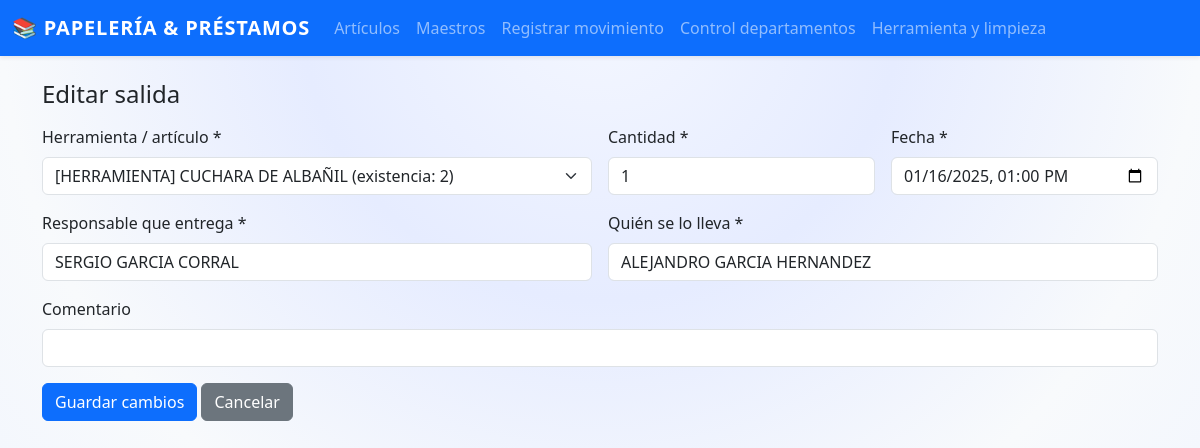
Screenshot of /herramientas-limpieza/salida/1/editar with the database file from the repository.
### app.py (models this page shows, shortened)
class SalidaHerramienta(db.Model):
    id = db.Column(db.Integer, primary_key=True)
    herramienta_id = db.Column(
        db.Integer, db.ForeignKey("herramienta_limpieza.id"), nullable=False
    )
    cantidad = db.Column(db.Integer, default=1, nullable=False)
    responsable = db.Column(db.String(120), nullable=False)
    quien_se_lleva = db.Column(db.String(120), nullable=False)
    fecha_se_llevo = db.Column(db.DateTime, nullable=False)
    comentario = db.Column(db.String(255), nullable=True)
    fecha_registro = db.Column(db.DateTime, default=datetime.utcnow, nullable=False)

### app.py (the view, shortened to what this page needs)
@app.route("/herramientas-limpieza/salida/<int:sid>/editar", methods=["GET", "POST"])
def editar_salida_herramienta(sid):
    salida = SalidaHerramienta.query.get_or_404(sid)
    herramientas = HerramientaLimpieza.query.order_by(
        HerramientaLimpieza.tipo, HerramientaLimpieza.nombre
    ).all()
    fecha_default = salida.fecha_se_llevo.strftime("%Y-%m-%dT%H:%M")
    return render_template(
        "salida_herramienta_editar.html",
        salida=salida,
        herramientas=herramientas,
        fecha_default=fecha_default,
    )

### templates/salida_herramienta_editar.html (shortened to what this page needs)
{% extends "base.html" %}
{% block content %}
<h4 class="mb-3">Editar salida</h4>
<form method="post" class="row g-3">
  <div class="col-md-6">
    <label class="form-label">Herramienta / artículo *</label>
    <select name="herramienta_id" class="form-select" required>
      {% for h in herramientas %}
      <option value="{{ h.id }}" {% if salida.herramienta_id == h.id %}selected{% endif %}>
        [{{ h.tipo }}] {{ h.nombre }} (existencia: {{ h.stock_actual }})
      </option>
      {% endfor %}
    </select>
  </div>
  <div class="col-md-3">
    <label class="form-label">Cantidad *</label>
    <input type="number" name="cantidad" class="form-control" min="1" required value="{{ salida.cantidad }}" />
  </div>
  <div class="col-md-3">
    <label class="form-label">Fecha *</label>
    <input type="datetime-local" name="fecha_se_llevo" class="form-control" required value="{{ fecha_default }}" />
  </div>
  <div class="col-md-6">
    <label class="form-label">Responsable que entrega *</label>
    <input type="text" name="responsable" class="form-control" required value="{{ salida.responsable }}" />
  </div>
  <div class="col-md-6">
    <label class="form-label">Quién se lo lleva *</label>
    <input type="text" name="quien_se_lleva" class="form-control" required value="{{ salida.quien_se_lleva }}" />
  </div>
  <div class="col-12">
    <label class="form-label">Comentario</label>
    <input type="text" name="comentario" class="form-control" value="{{ salida.comentario or '' }}" />
  </div>
  <div class="col-12">
    <button type="submit" class="btn btn-primary">Guardar cambios</button>
    <a href="{{ url_for('herramientas_limpieza') }}" class="btn btn-secondary">Cancelar</a>
  </div>
</form>
{% endblock %}

### templates/base.html (style rules this page uses)
body { background: radial-gradient(circle at top, #f4f7ff 0, #e6ecff 30%, #f8fafc 60%, #edf2ff 100%); min-height: 100vh; font-family: system-ui, -apple-system, BlinkMacSystemFont, "Segoe UI", sans-serif; }

### rows the page displays
SalidaHerramienta: herramienta_id "[HERRAMIENTA] CUCHARA DE ALBAÑIL (existencia: 2)", cantidad "1", responsable "SERGIO GARCIA CORRAL", quien_se_lleva "ALEJANDRO GARCIA HERNANDEZ"
